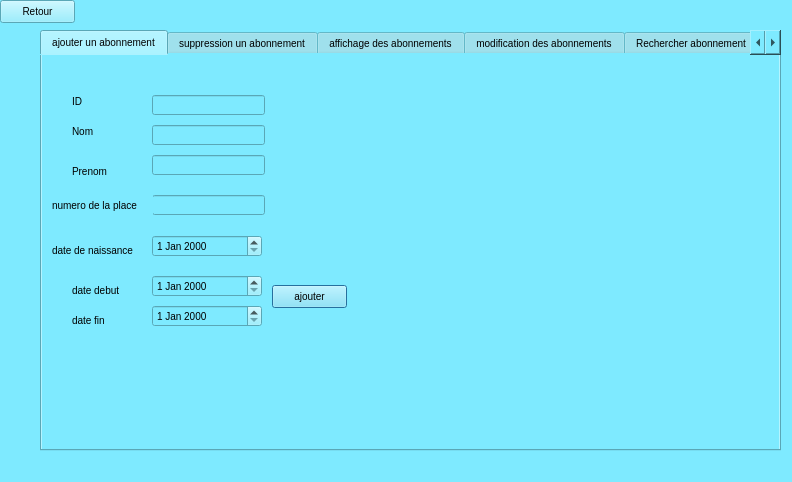
<?xml version="1.0" encoding="UTF-8"?>
<ui version="4.0">
 <class>abonnement</class>
 <widget class="QDialog" name="abonnement">
  <property name="geometry">
   <rect>
    <x>0</x>
    <y>0</y>
    <width>792</width>
    <height>482</height>
   </rect>
  </property>
  <property name="windowTitle">
   <string>Dialog</string>
  </property>
  <property name="styleSheet">
   <string notr="true">color: black;

  text-align: center;
  text-decoration: none;
  display: inline-block;
  font-size: 10px;
background:rgb(126, 234, 255)</string>
  </property>
  <widget class="QTabWidget" name="tabWidget">
   <property name="geometry">
    <rect>
     <x>40</x>
     <y>30</y>
     <width>741</width>
     <height>421</height>
    </rect>
   </property>
   <property name="styleSheet">
    <string notr="true">background:rgb(126, 234, 255)</string>
   </property>
   <property name="currentIndex">
    <number>0</number>
   </property>
   <widget class="QWidget" name="tab">
    <attribute name="title">
     <string>ajouter un abonnement</string>
    </attribute>
    <widget class="QLabel" name="label">
     <property name="geometry">
      <rect>
       <x>30</x>
       <y>40</y>
       <width>47</width>
       <height>13</height>
      </rect>
     </property>
     <property name="text">
      <string>ID</string>
     </property>
    </widget>
    <widget class="QLabel" name="label_2">
     <property name="geometry">
      <rect>
       <x>30</x>
       <y>70</y>
       <width>47</width>
       <height>13</height>
      </rect>
     </property>
     <property name="text">
      <string>Nom</string>
     </property>
    </widget>
    <widget class="QLabel" name="label_3">
     <property name="geometry">
      <rect>
       <x>30</x>
       <y>110</y>
       <width>47</width>
       <height>13</height>
      </rect>
     </property>
     <property name="text">
      <string>Prenom</string>
     </property>
    </widget>
    <widget class="QLineEdit" name="lineEditid_abon">
     <property name="geometry">
      <rect>
       <x>110</x>
       <y>40</y>
       <width>113</width>
       <height>20</height>
      </rect>
     </property>
    </widget>
    <widget class="QLineEdit" name="lineEditnom_abon">
     <property name="geometry">
      <rect>
       <x>110</x>
       <y>70</y>
       <width>113</width>
       <height>20</height>
      </rect>
     </property>
    </widget>
    <widget class="QLineEdit" name="lineEditprenom_abon">
     <property name="geometry">
      <rect>
       <x>110</x>
       <y>100</y>
       <width>113</width>
       <height>20</height>
      </rect>
     </property>
    </widget>
    <widget class="QPushButton" name="ajouter_abon">
     <property name="geometry">
      <rect>
       <x>230</x>
       <y>230</y>
       <width>75</width>
       <height>23</height>
      </rect>
     </property>
     <property name="text">
      <string>ajouter</string>
     </property>
    </widget>
    <widget class="QLabel" name="label_8">
     <property name="geometry">
      <rect>
       <x>10</x>
       <y>180</y>
       <width>101</width>
       <height>31</height>
      </rect>
     </property>
     <property name="text">
      <string>date de naissance</string>
     </property>
    </widget>
    <widget class="QLabel" name="label_9">
     <property name="geometry">
      <rect>
       <x>30</x>
       <y>220</y>
       <width>71</width>
       <height>31</height>
      </rect>
     </property>
     <property name="text">
      <string>date debut</string>
     </property>
    </widget>
    <widget class="QDateEdit" name="dateEdit_2_abon">
     <property name="geometry">
      <rect>
       <x>110</x>
       <y>180</y>
       <width>110</width>
       <height>22</height>
      </rect>
     </property>
    </widget>
    <widget class="QDateEdit" name="dateEdit_3_abon">
     <property name="geometry">
      <rect>
       <x>110</x>
       <y>220</y>
       <width>110</width>
       <height>22</height>
      </rect>
     </property>
    </widget>
    <widget class="QLabel" name="label_10">
     <property name="geometry">
      <rect>
       <x>30</x>
       <y>250</y>
       <width>71</width>
       <height>31</height>
      </rect>
     </property>
     <property name="text">
      <string>date fin</string>
     </property>
    </widget>
    <widget class="QDateEdit" name="dateEdit_4_abon">
     <property name="geometry">
      <rect>
       <x>110</x>
       <y>250</y>
       <width>110</width>
       <height>22</height>
      </rect>
     </property>
    </widget>
    <widget class="QLineEdit" name="lineEditprenom_2_abon">
     <property name="geometry">
      <rect>
       <x>110</x>
       <y>140</y>
       <width>113</width>
       <height>20</height>
      </rect>
     </property>
    </widget>
    <widget class="QLabel" name="label_14">
     <property name="geometry">
      <rect>
       <x>10</x>
       <y>140</y>
       <width>101</width>
       <height>21</height>
      </rect>
     </property>
     <property name="text">
      <string>numero de la place</string>
     </property>
    </widget>
   </widget>
   <widget class="QWidget" name="tab_3">
    <attribute name="title">
     <string>suppression un abonnement</string>
    </attribute>
    <widget class="QPushButton" name="supp_abon">
     <property name="geometry">
      <rect>
       <x>190</x>
       <y>170</y>
       <width>75</width>
       <height>23</height>
      </rect>
     </property>
     <property name="text">
      <string>supprimer</string>
     </property>
    </widget>
    <widget class="QLineEdit" name="lineEditid_2_abon">
     <property name="geometry">
      <rect>
       <x>120</x>
       <y>100</y>
       <width>113</width>
       <height>20</height>
      </rect>
     </property>
    </widget>
    <widget class="QLabel" name="label_4">
     <property name="geometry">
      <rect>
       <x>40</x>
       <y>90</y>
       <width>71</width>
       <height>31</height>
      </rect>
     </property>
     <property name="font">
      <font>
       <family>MS Reference Sans Serif</family>
       <pointsize>-1</pointsize>
       <underline>false</underline>
       <strikeout>false</strikeout>
      </font>
     </property>
     <property name="text">
      <string>ID</string>
     </property>
    </widget>
    <widget class="QLabel" name="label_5">
     <property name="geometry">
      <rect>
       <x>40</x>
       <y>20</y>
       <width>341</width>
       <height>51</height>
      </rect>
     </property>
     <property name="font">
      <font>
       <family>MS Reference Sans Serif</family>
       <pointsize>-1</pointsize>
       <underline>false</underline>
       <strikeout>false</strikeout>
      </font>
     </property>
     <property name="text">
      <string>Taper l 'id pour supprimer l'abonnment souhaité</string>
     </property>
    </widget>
   </widget>
   <widget class="QWidget" name="tab_4">
    <attribute name="title">
     <string>affichage des abonnements</string>
    </attribute>
    <widget class="QTableView" name="tab_afficher_client">
     <property name="geometry">
      <rect>
       <x>100</x>
       <y>40</y>
       <width>591</width>
       <height>351</height>
      </rect>
     </property>
    </widget>
   </widget>
   <widget class="QWidget" name="tab_2">
    <attribute name="title">
     <string>modification des abonnements</string>
    </attribute>
    <widget class="QPushButton" name="midifer_abon">
     <property name="geometry">
      <rect>
       <x>220</x>
       <y>190</y>
       <width>75</width>
       <height>23</height>
      </rect>
     </property>
     <property name="text">
      <string>modifier</string>
     </property>
    </widget>
    <widget class="QLabel" name="label_6">
     <property name="geometry">
      <rect>
       <x>20</x>
       <y>0</y>
       <width>301</width>
       <height>81</height>
      </rect>
     </property>
     <property name="font">
      <font>
       <family>MS Reference Sans Serif</family>
       <pointsize>-1</pointsize>
       <underline>false</underline>
       <strikeout>false</strikeout>
      </font>
     </property>
     <property name="text">
      <string>modifier la durée de l'abonnement</string>
     </property>
    </widget>
    <widget class="QLabel" name="label_15">
     <property name="geometry">
      <rect>
       <x>30</x>
       <y>120</y>
       <width>101</width>
       <height>21</height>
      </rect>
     </property>
     <property name="text">
      <string>numero de la place</string>
     </property>
    </widget>
    <widget class="QLabel" name="label_7">
     <property name="geometry">
      <rect>
       <x>60</x>
       <y>90</y>
       <width>47</width>
       <height>13</height>
      </rect>
     </property>
     <property name="text">
      <string>ID</string>
     </property>
    </widget>
    <widget class="QLineEdit" name="lineEditid_6_abon">
     <property name="geometry">
      <rect>
       <x>140</x>
       <y>120</y>
       <width>113</width>
       <height>20</height>
      </rect>
     </property>
    </widget>
    <widget class="QLineEdit" name="lineEditprenom_3_abon">
     <property name="geometry">
      <rect>
       <x>140</x>
       <y>90</y>
       <width>113</width>
       <height>20</height>
      </rect>
     </property>
    </widget>
   </widget>
   <widget class="QWidget" name="tab_5">
    <attribute name="title">
     <string>Rechercher abonnement</string>
    </attribute>
    <widget class="QLabel" name="label_16">
     <property name="geometry">
      <rect>
       <x>30</x>
       <y>50</y>
       <width>71</width>
       <height>31</height>
      </rect>
     </property>
     <property name="font">
      <font>
       <family>MS Reference Sans Serif</family>
       <pointsize>-1</pointsize>
       <underline>false</underline>
       <strikeout>false</strikeout>
      </font>
     </property>
     <property name="text">
      <string>ID</string>
     </property>
    </widget>
    <widget class="QPushButton" name="pushButton_R">
     <property name="geometry">
      <rect>
       <x>60</x>
       <y>110</y>
       <width>75</width>
       <height>23</height>
      </rect>
     </property>
     <property name="text">
      <string>rechercher</string>
     </property>
    </widget>
    <widget class="QTableView" name="tab_rechercher_abonnement">
     <property name="geometry">
      <rect>
       <x>300</x>
       <y>70</y>
       <width>401</width>
       <height>221</height>
      </rect>
     </property>
    </widget>
    <widget class="QLineEdit" name="lineEdit_r_abon">
     <property name="geometry">
      <rect>
       <x>90</x>
       <y>60</y>
       <width>113</width>
       <height>20</height>
      </rect>
     </property>
    </widget>
   </widget>
   <widget class="QWidget" name="tab_6">
    <attribute name="title">
     <string>envoyer mail</string>
    </attribute>
    <widget class="QWidget" name="layoutWidget_12">
     <property name="geometry">
      <rect>
       <x>150</x>
       <y>10</y>
       <width>411</width>
       <height>361</height>
      </rect>
     </property>
     <layout class="QFormLayout" name="formLayout_4">
      <property name="fieldGrowthPolicy">
       <enum>QFormLayout::ExpandingFieldsGrow</enum>
      </property>
      <property name="rowWrapPolicy">
       <enum>QFormLayout::WrapLongRows</enum>
      </property>
      <property name="verticalSpacing">
       <number>9</number>
      </property>
      <item row="0" column="0">
       <widget class="QLabel" name="label_122">
        <property name="styleSheet">
         <string notr="true">background:none; 
</string>
        </property>
        <property name="text">
         <string>Recipant to:</string>
        </property>
       </widget>
      </item>
      <item row="0" column="1">
       <widget class="QLineEdit" name="rcpt_abon">
        <property name="styleSheet">
         <string notr="true">background:none; 
</string>
        </property>
       </widget>
      </item>
      <item row="1" column="0">
       <widget class="QLabel" name="label_123">
        <property name="styleSheet">
         <string notr="true">background:none; 

		</string>
        </property>
        <property name="text">
         <string>Subject:</string>
        </property>
       </widget>
      </item>
      <item row="1" column="1">
       <widget class="QLineEdit" name="subject_abon">
        <property name="styleSheet">
         <string notr="true">background:none; 
</string>
        </property>
       </widget>
      </item>
      <item row="2" column="0">
       <widget class="QLabel" name="label_124">
        <property name="styleSheet">
         <string notr="true">background:none; 
</string>
        </property>
        <property name="text">
         <string>Message:</string>
        </property>
       </widget>
      </item>
      <item row="2" column="1">
       <widget class="QPlainTextEdit" name="msg_abon">
        <property name="styleSheet">
         <string notr="true">background:none; 
</string>
        </property>
       </widget>
      </item>
      <item row="3" column="1">
       <layout class="QHBoxLayout" name="horizontalLayout_10">
        <item>
         <spacer name="horizontalSpacer_2">
          <property name="orientation">
           <enum>Qt::Horizontal</enum>
          </property>
          <property name="sizeHint" stdset="0">
           <size>
            <width>40</width>
            <height>20</height>
           </size>
          </property>
         </spacer>
        </item>
        <item>
         <widget class="QPushButton" name="sendBtn_abon">
          <property name="styleSheet">
           <string notr="true">background:none; 
</string>
          </property>
          <property name="text">
           <string>Send</string>
          </property>
         </widget>
        </item>
       </layout>
      </item>
     </layout>
    </widget>
   </widget>
  </widget>
  <widget class="QPushButton" name="pushButton_4_retour">
   <property name="geometry">
    <rect>
     <x>0</x>
     <y>0</y>
     <width>75</width>
     <height>23</height>
    </rect>
   </property>
   <property name="text">
    <string>Retour</string>
   </property>
  </widget>
 </widget>
 <resources/>
 <connections/>
</ui>
